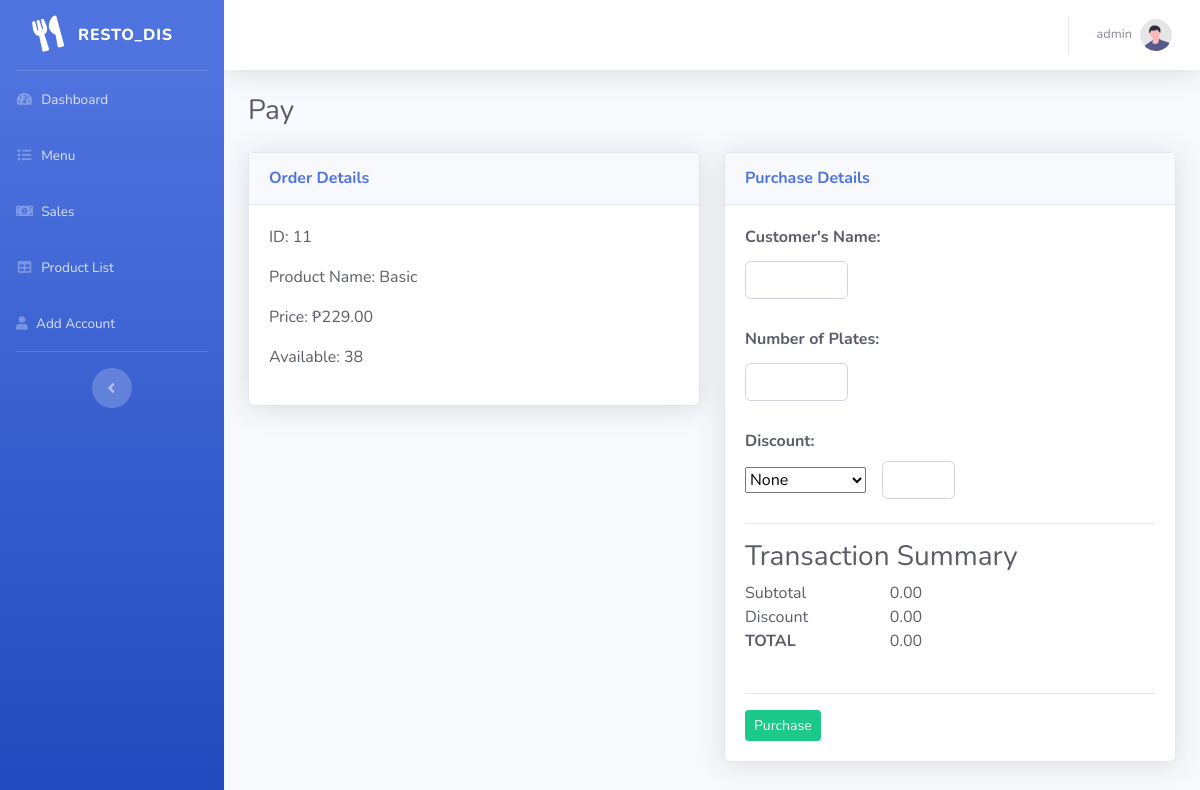
Before: /views/pay.php?id=11 (signed in) with the older database file.
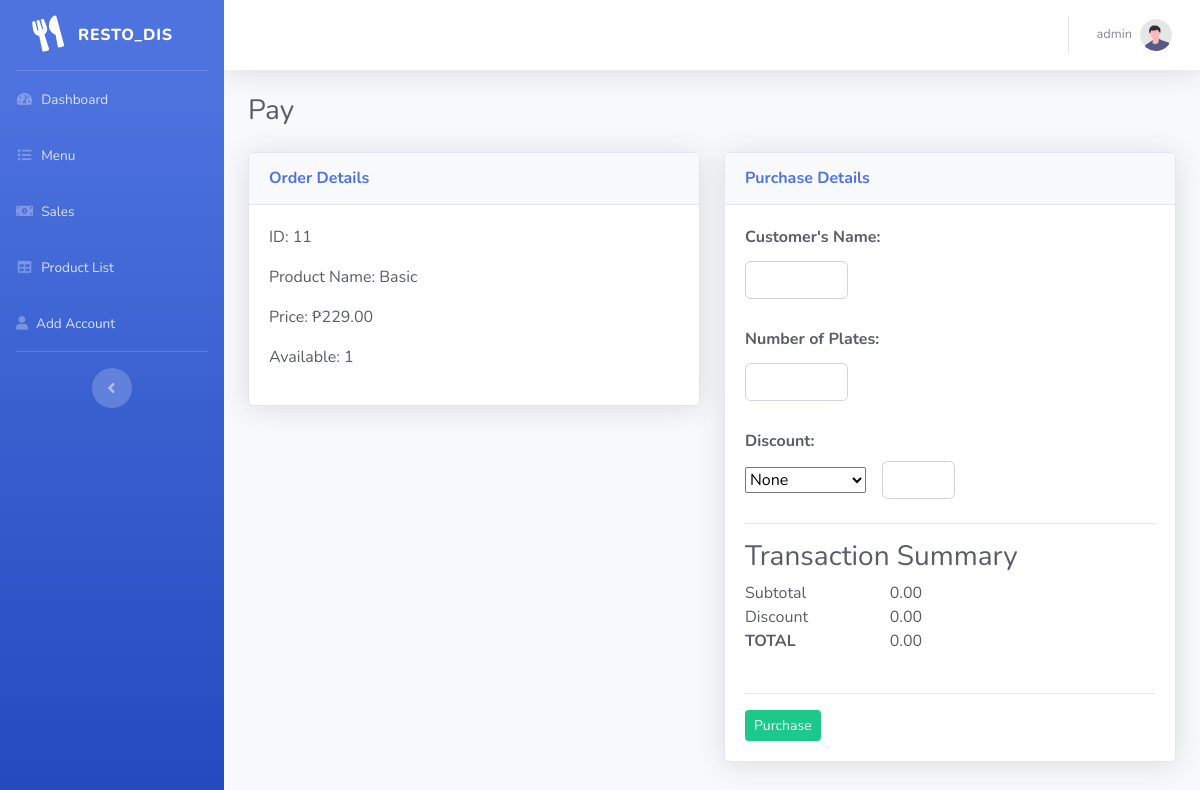
After: the same page with the newer database file.
### tables this page shows
CREATE TABLE `products` (
  `id` int(11) NOT NULL,
  `image` varchar(255) DEFAULT NULL,
  `product_name` varchar(100) NOT NULL,
  `price` float NOT NULL,
  `available` int(11) NOT NULL
);

### classes/Database.php (called while the page is built, shortened)
<?php
class Database {
    private $host = 'localhost';
    private $username = 'root';
    private $password = '';
    private $database = 'php-oop';
    public function connect() {
        $conn = new mysqli($this->host, $this->username, $this->password, $this->database);
        return $conn;
    }
}
?>

### classes/Product.php (called while the page is built, shortened)
<?php
require_once 'Database.php';
class Product
{
    private $conn;
    public function __construct()
    {
        $db = new Database();
        $this->conn = $db->connect();
    }
    public function getProductById($productId)
    {
        $stmt = $this->conn->prepare("SELECT * FROM products WHERE id = ?");
        $stmt->bind_param("i", $productId);
        $stmt->execute();
        $result = $stmt->get_result()->fetch_assoc();
        return $result;
    }
}

### views/pay.php (the view, shortened to what the changed rows need)
<?php
require_once '../classes/Product.php';
$product = new Product();
$productID = $_GET['id'];
$selectedProduct = $product->getProductById($productID);
?>
<!DOCTYPE html>
<html lang="en">
<head>
    <link href="../assets/vendor/fontawesome-free/css/all.min.css" rel="stylesheet" type="text/css">
    <link href="../assets/css/sb-admin-2.min.css" rel="stylesheet">
</head>
<body id="page-top">
    <div id="wrapper">
        <div id="content-wrapper" class="d-flex flex-column">
            <div id="content">
                <div class="container-fluid">
                    <h1 class="h3 mb-4 text-gray-800">Pay</h1>
                    <div class="row text-gray-800">
                        <div class="col-lg-6">
                            <div class="card shadow mb-4">
                                <div class="card-body">
                                    <p>ID: <?php echo $selectedProduct['id']; ?></p>
                                    <p>Product Name: <?php echo $selectedProduct['product_name']; ?></p>
                                    <p>Price: ₱<?php echo number_format($selectedProduct['price'], 2, '.', ','); ?></p>
                                    <p>Available: <?php echo $selectedProduct['available']; ?></p>
                                </div>
                            </div>
                        </div>
                    </div>
                </div>
            </div>
        </div>
</body>
</html>

Changed rows visible on the page:
changed products "Basic": available "38" → "1"
